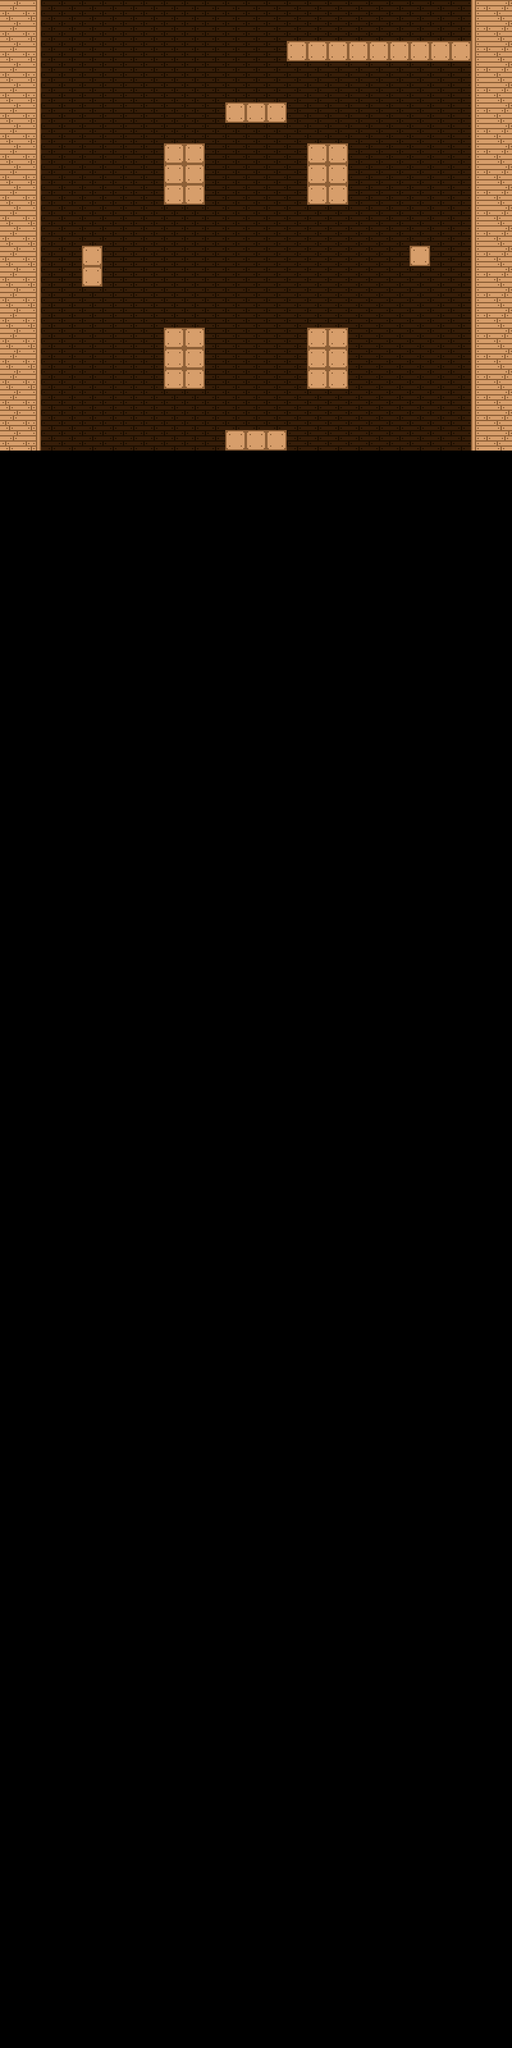

This is a level from a 2D game, rendered from its Tiled map with the project's own tilesets. A one-line summary and the map file follow, with tile-layer data summarised:
An orthogonal 25x100 tile map with 32x32 px tiles, 5 tile layers (seg1, seg2, seg3, seg4, ...), 1 hidden layer not drawn.

<map version="1.0" orientation="orthogonal" renderorder="right-down" width="25" height="100" tilewidth="32" tileheight="32" nextobjectid="3">
 <tileset firstgid="1" name="terrain" tilewidth="32" tileheight="32" tilecount="100" columns="10">
  <image source="terrain.png" width="320" height="320" />
  <tile id="3">
   <properties>
    <property name="collision" type="bool" value="true" />
   </properties>
  </tile>
  <tile id="4">
   <properties>
    <property name="collision" type="bool" value="true" />
   </properties>
  </tile>
  <tile id="13">
   <properties>
    <property name="collision" type="bool" value="true" />
   </properties>
  </tile>
  <tile id="14">
   <properties>
    <property name="collision" type="bool" value="true" />
   </properties>
  </tile>
  <tile id="15">
   <properties>
    <property name="collision" type="bool" value="true" />
   </properties>
  </tile>
  <tile id="16">
   <properties>
    <property name="collision" type="bool" value="true" />
   </properties>
  </tile>
  <tile id="17">
   <properties>
    <property name="collision" type="bool" value="true" />
   </properties>
  </tile>
  <tile id="23">
   <properties>
    <property name="collision" type="bool" value="true" />
   </properties>
  </tile>
  <tile id="25">
   <properties>
    <property name="collision" type="bool" value="true" />
   </properties>
  </tile>
  <tile id="26">
   <properties>
    <property name="collision" type="bool" value="true" />
   </properties>
  </tile>
  <tile id="27">
   <properties>
    <property name="collision" type="bool" value="true" />
   </properties>
  </tile>
  <tile id="28">
   <properties>
    <property name="collision" type="bool" value="true" />
   </properties>
  </tile>
  <tile id="35">
   <properties>
    <property name="collision" type="bool" value="true" />
   </properties>
  </tile>
  <tile id="36">
   <properties>
    <property name="collision" type="bool" value="true" />
   </properties>
  </tile>
  <tile id="37">
   <properties>
    <property name="collision" type="bool" value="true" />
   </properties>
  </tile>
  <tile id="38">
   <properties>
    <property name="collision" type="bool" value="true" />
   </properties>
  </tile>
  <tile id="43">
   <properties>
    <property name="collision" type="bool" value="true" />
   </properties>
  </tile>
  <tile id="44">
   <properties>
    <property name="collision" type="bool" value="true" />
   </properties>
  </tile>
  <tile id="45">
   <properties>
    <property name="collision" type="bool" value="true" />
   </properties>
  </tile>
  <tile id="46">
   <properties>
    <property name="collision" type="bool" value="true" />
   </properties>
  </tile>
  <tile id="47">
   <properties>
    <property name="collision" type="bool" value="true" />
   </properties>
  </tile>
  <tile id="48">
   <properties>
    <property name="collision" type="bool" value="true" />
   </properties>
  </tile>
  <tile id="53">
   <properties>
    <property name="collision" type="bool" value="true" />
   </properties>
  </tile>
  <tile id="54">
   <properties>
    <property name="collision" type="bool" value="true" />
   </properties>
  </tile>
  <tile id="55">
   <properties>
    <property name="collision" type="bool" value="true" />
   </properties>
  </tile>
  <tile id="56">
   <properties>
    <property name="collision" type="bool" value="true" />
   </properties>
  </tile>
  <tile id="57">
   <properties>
    <property name="collision" type="bool" value="true" />
   </properties>
  </tile>
  <tile id="58">
   <properties>
    <property name="collision" type="bool" value="true" />
   </properties>
  </tile>
  <tile id="63">
   <properties>
    <property name="collision" type="bool" value="true" />
   </properties>
  </tile>
  <tile id="64">
   <properties>
    <property name="collision" type="bool" value="true" />
   </properties>
  </tile>
  <tile id="65">
   <properties>
    <property name="collision" type="bool" value="true" />
   </properties>
  </tile>
  <tile id="66">
   <properties>
    <property name="collision" type="bool" value="true" />
   </properties>
  </tile>
  <tile id="67">
   <properties>
    <property name="collision" type="bool" value="true" />
   </properties>
  </tile>
  <tile id="68">
   <properties>
    <property name="collision" type="bool" value="true" />
   </properties>
  </tile>
  <tile id="73">
   <properties>
    <property name="collision" type="bool" value="true" />
   </properties>
  </tile>
  <tile id="74">
   <properties>
    <property name="collision" type="bool" value="true" />
   </properties>
  </tile>
  <tile id="75">
   <properties>
    <property name="collision" type="bool" value="true" />
   </properties>
  </tile>
  <tile id="76">
   <properties>
    <property name="collision" type="bool" value="true" />
   </properties>
  </tile>
  <tile id="77">
   <properties>
    <property name="collision" type="bool" value="true" />
   </properties>
  </tile>
  <tile id="78">
   <properties>
    <property name="collision" type="bool" value="true" />
   </properties>
  </tile>
  <tile id="83">
   <properties>
    <property name="collision" type="bool" value="true" />
   </properties>
  </tile>
  <tile id="84">
   <properties>
    <property name="collision" type="bool" value="true" />
   </properties>
  </tile>
  <tile id="85">
   <properties>
    <property name="collision" type="bool" value="true" />
   </properties>
  </tile>
  <tile id="86">
   <properties>
    <property name="collision" type="bool" value="true" />
   </properties>
  </tile>
  <tile id="87">
   <properties>
    <property name="collision" type="bool" value="true" />
   </properties>
  </tile>
  <tile id="88">
   <properties>
    <property name="collision" type="bool" value="true" />
   </properties>
  </tile>
 </tileset>
 <layer name="Tile Layer 1" width="25" height="100" visible="0">
  <properties>
   <property name="height" type="int" value="17" />
  </properties>
  <data>[2500 cells, 425 non-empty, 43 distinct tile ids]</data>
 </layer>
 <layer name="seg1" width="25" height="100">
  <properties>
   <property name="height" type="int" value="18" />
  </properties>
  <data>[2500 cells, 450 non-empty, 5 distinct tile ids]</data>
 </layer>
 <layer name="seg2" width="25" height="100">
  <properties>
   <property name="height" type="int" value="15" />
  </properties>
  <data>[2500 cells, 375 non-empty, 5 distinct tile ids]</data>
 </layer>
 <layer name="seg3" width="25" height="100">
  <properties>
   <property name="height" type="int" value="15" />
  </properties>
  <data>[2500 cells, 375 non-empty, 5 distinct tile ids]</data>
 </layer>
 <layer name="seg4" width="25" height="100">
  <properties>
   <property name="height" type="int" value="15" />
  </properties>
  <data>[2500 cells, 375 non-empty, 5 distinct tile ids]</data>
 </layer>
 <layer name="seg5" width="25" height="100">
  <properties>
   <property name="height" type="int" value="22" />
  </properties>
  <data>[2500 cells, 550 non-empty, 5 distinct tile ids]</data>
 </layer>
</map>